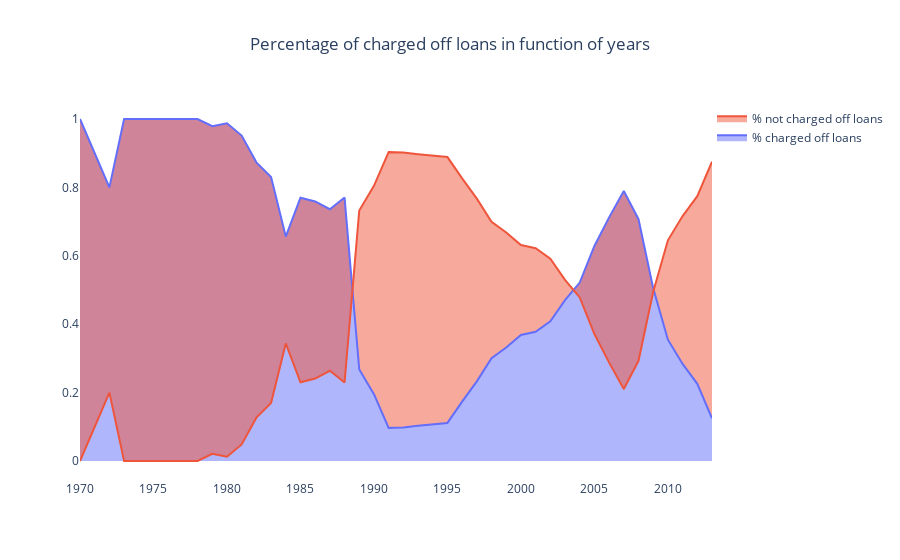

Notebook code cell kept with this figure:
### Code cell
import plotly.graph_objects as go

x = list(df_used_test['DisFY'].unique())
y0,y1 = [],[]
x.sort()
for x_ in (x):
    df_target = df_used_test[df_used_test.DisFY == x_]
    y0.append(df_target[df_target['ChargeOff'] == 0].shape[0]/df_target.shape[0])
    y1.append(df_target[df_target['ChargeOff'] == 1].shape[0]/df_target.shape[0])

fig = go.Figure()
fig.update_layout(legend=dict(
    yanchor="top",
    y=0.99,
    xanchor="left",
    x=1
),paper_bgcolor='rgba(0,0,0,0)',
    plot_bgcolor='rgba(0,0,0,0)')
fig.update_layout(title_text="Percentage of charged off loans in function of years", title_x=0.5)
fig.add_trace(go.Scatter(x=x, y=y1, fill='tonexty',name="% charged off loans")) # fill to trace0 y
fig.add_trace(go.Scatter(x=x, y=y0, fill='tonexty',name="% not charged off loans")) # fill down to xaxis
fig.show()

### Figure 1 — Plotly figure (JSON) as saved in the notebook; plotly's stock layout.template omitted (floating-point values rounded to 4 significant figures)
{"data": [{"fill": "tonexty", "name": "% charged off loans", "type": "scatter", "x": [1970, 1972, 1973, 1974, 1975, 1976, 1977, 1978, 1979, 1980, 1981, 1982, 1983, 1984, 1985, 1986, 1987, 1988, 1989, 1990, 1991, 1992, 1993, 1994, 1995, 1996, 1997, 1998, 1999, 2000, 2001, 2002, 2003, 2004, 2005, 2006, 2007, 2008, 2009, 2010, 2011, 2012, 2013], "y": [1, 0.8, 1, 1, 1, 1, 1, 1, 0.9792, 0.9877, 0.9516, 0.8732, 0.8304, 0.6562, 0.7697, 0.7588, 0.7363, 0.7703, 0.2676, 0.1955, 0.09688, 0.09799, 0.1029, 0.1069, 0.1113, 0.1736, 0.2329, 0.3006, 0.3319, 0.3683, 0.3778, 0.4086, 0.4701, 0.5216, 0.6287, 0.7124, 0.7896, 0.7071, 0.505, 0.3548, 0.2838, 0.2256, 0.125]}, {"fill": "tonexty", "name": "% not charged off loans", "type": "scatter", "x": [1970, 1972, 1973, 1974, 1975, 1976, 1977, 1978, 1979, 1980, 1981, 1982, 1983, 1984, 1985, 1986, 1987, 1988, 1989, 1990, 1991, 1992, 1993, 1994, 1995, 1996, 1997, 1998, 1999, 2000, 2001, 2002, 2003, 2004, 2005, 2006, 2007, 2008, 2009, 2010, 2011, 2012, 2013], "y": [0, 0.2, 0, 0, 0, 0, 0, 0, 0.02083, 0.01235, 0.04839, 0.1268, 0.1696, 0.3438, 0.2303, 0.2412, 0.2637, 0.2297, 0.7324, 0.8045, 0.9031, 0.902, 0.8971, 0.8931, 0.8887, 0.8264, 0.7671, 0.6994, 0.6681, 0.6317, 0.6222, 0.5914, 0.5299, 0.4784, 0.3713, 0.2876, 0.2104, 0.2929, 0.495, 0.6452, 0.7162, 0.7744, 0.875]}], "layout": {"legend": {"x": 1, "xanchor": "left", "y": 0.99, "yanchor": "top"}, "paper_bgcolor": "rgba(0,0,0,0)", "plot_bgcolor": "rgba(0,0,0,0)", "title": {"text": "Percentage of charged off loans in function of years", "x": 0.5}}}
